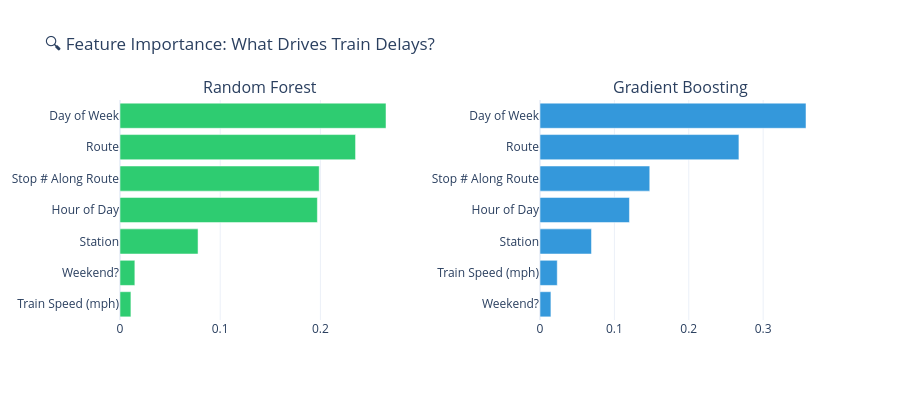

Notebook code for this chart:
### Markdown cell above
## 5.3 Feature Importance — What Drives Delays?

### Code cell
# feature importance from Random Forest
importance = pd.DataFrame({
    'Feature': feature_cols,
    'RF Importance': rf.feature_importances_,
    'GB Importance': gb.feature_importances_
}).sort_values('RF Importance', ascending=True)

# readable feature names for the plot
name_map = {
    'route_encoded': 'Route',
    'station_encoded': 'Station',
    'hour': 'Hour of Day',
    'day_of_week': 'Day of Week',
    'is_weekend': 'Weekend?',
    'stop_number': 'Stop # Along Route',
    'velocity': 'Train Speed (mph)'
}
importance['Feature Label'] = importance['Feature'].map(name_map)

fig = make_subplots(rows=1, cols=2, subplot_titles=(
    'Random Forest', 'Gradient Boosting'
), horizontal_spacing=0.2)

fig.add_trace(
    go.Bar(
        x=importance['RF Importance'],
        y=importance['Feature Label'],
        orientation='h',
        marker_color='#2ecc71',
        name='RF'
    ), row=1, col=1
)

importance_gb = importance.sort_values('GB Importance', ascending=True)
fig.add_trace(
    go.Bar(
        x=importance_gb['GB Importance'],
        y=importance_gb['Feature Label'],
        orientation='h',
        marker_color='#3498db',
        name='GB'
    ), row=1, col=2
)

fig.update_layout(
    title='🔍 Feature Importance: What Drives Train Delays?',
    template='plotly_white',
    height=400,
    showlegend=False,
    font=dict(size=12)
)
fig.show()

print('\nFeature Importance Table:')
importance[['Feature Label', 'RF Importance', 'GB Importance']].sort_values(
    'RF Importance', ascending=False
).round(4)

### Figure 1 — Plotly figure (JSON) as saved in the notebook; plotly's stock layout.template omitted (floating-point values rounded to 4 significant figures)
{"data": [{"marker": {"color": "#2ecc71"}, "name": "RF", "orientation": "h", "type": "bar", "x": [0.01089, 0.01482, 0.07789, 0.197, 0.1988, 0.2351, 0.2655], "xaxis": "x", "y": ["Train Speed (mph)", "Weekend?", "Station", "Hour of Day", "Stop # Along Route", "Route", "Day of Week"], "yaxis": "y"}, {"marker": {"color": "#3498db"}, "name": "GB", "orientation": "h", "type": "bar", "x": [0.01468, 0.02319, 0.06921, 0.1203, 0.1476, 0.2674, 0.3576], "xaxis": "x2", "y": ["Weekend?", "Train Speed (mph)", "Station", "Hour of Day", "Stop # Along Route", "Route", "Day of Week"], "yaxis": "y2"}], "layout": {"annotations": [{"font": {"size": 16}, "showarrow": false, "text": "Random Forest", "x": 0.2, "xanchor": "center", "xref": "paper", "y": 1, "yanchor": "bottom", "yref": "paper"}, {"font": {"size": 16}, "showarrow": false, "text": "Gradient Boosting", "x": 0.8, "xanchor": "center", "xref": "paper", "y": 1, "yanchor": "bottom", "yref": "paper"}], "font": {"size": 12}, "height": 400, "showlegend": false, "title": {"text": "🔍 Feature Importance: What Drives Train Delays?"}, "xaxis": {"anchor": "y", "domain": [0, 0.4]}, "xaxis2": {"anchor": "y2", "domain": [0.6, 1]}, "yaxis": {"anchor": "x", "domain": [0, 1]}, "yaxis2": {"anchor": "x2", "domain": [0, 1]}}}
